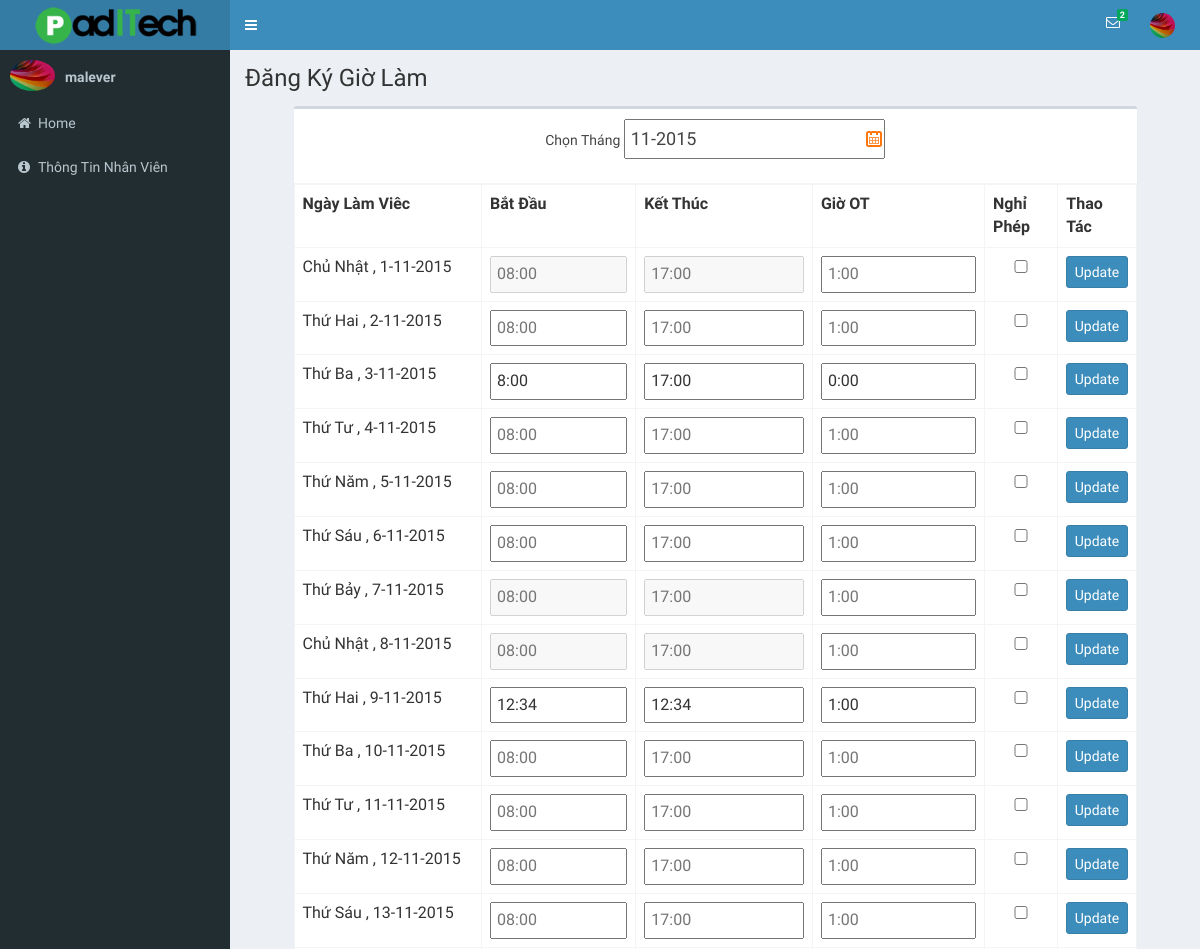
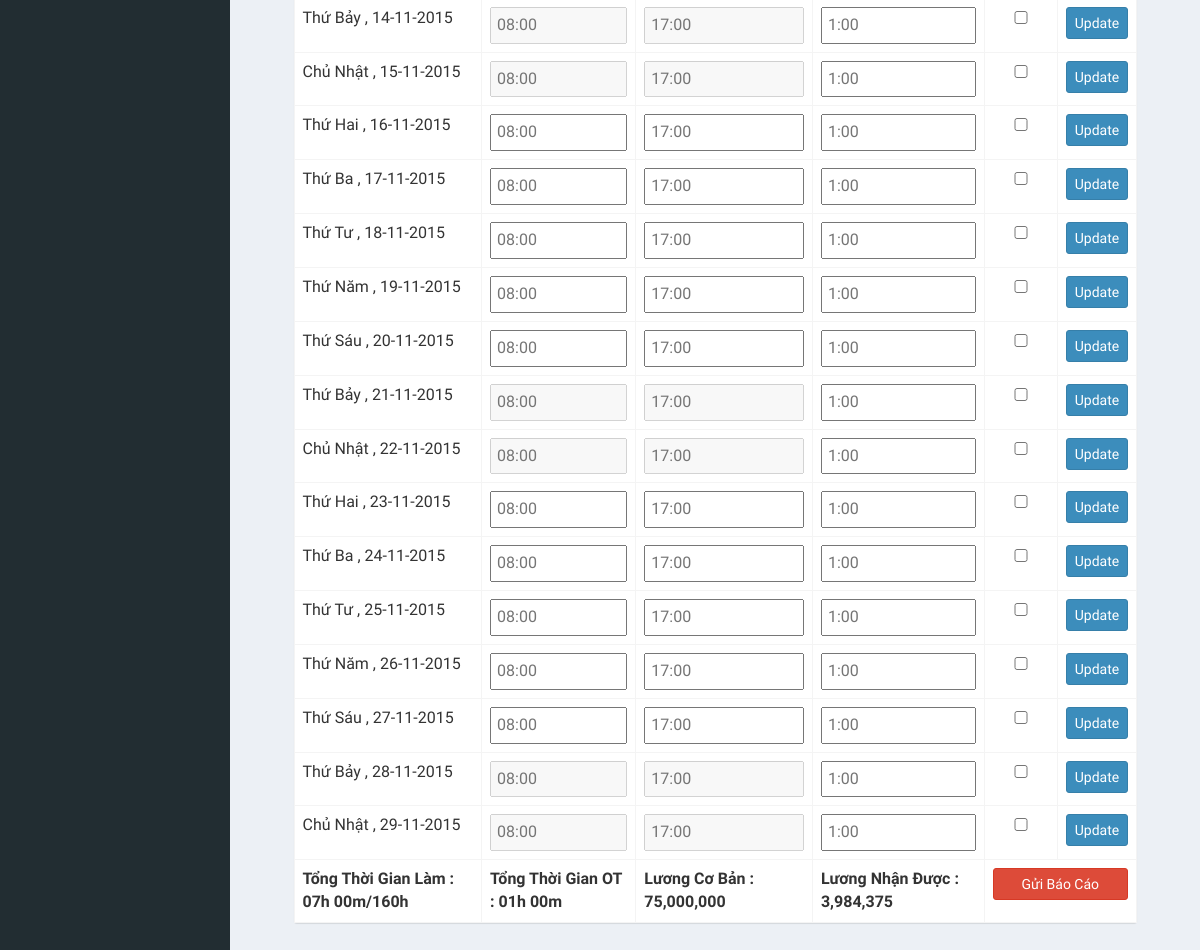
Page / (signed in) on the earlier database version (2 pictures, top to bottom).
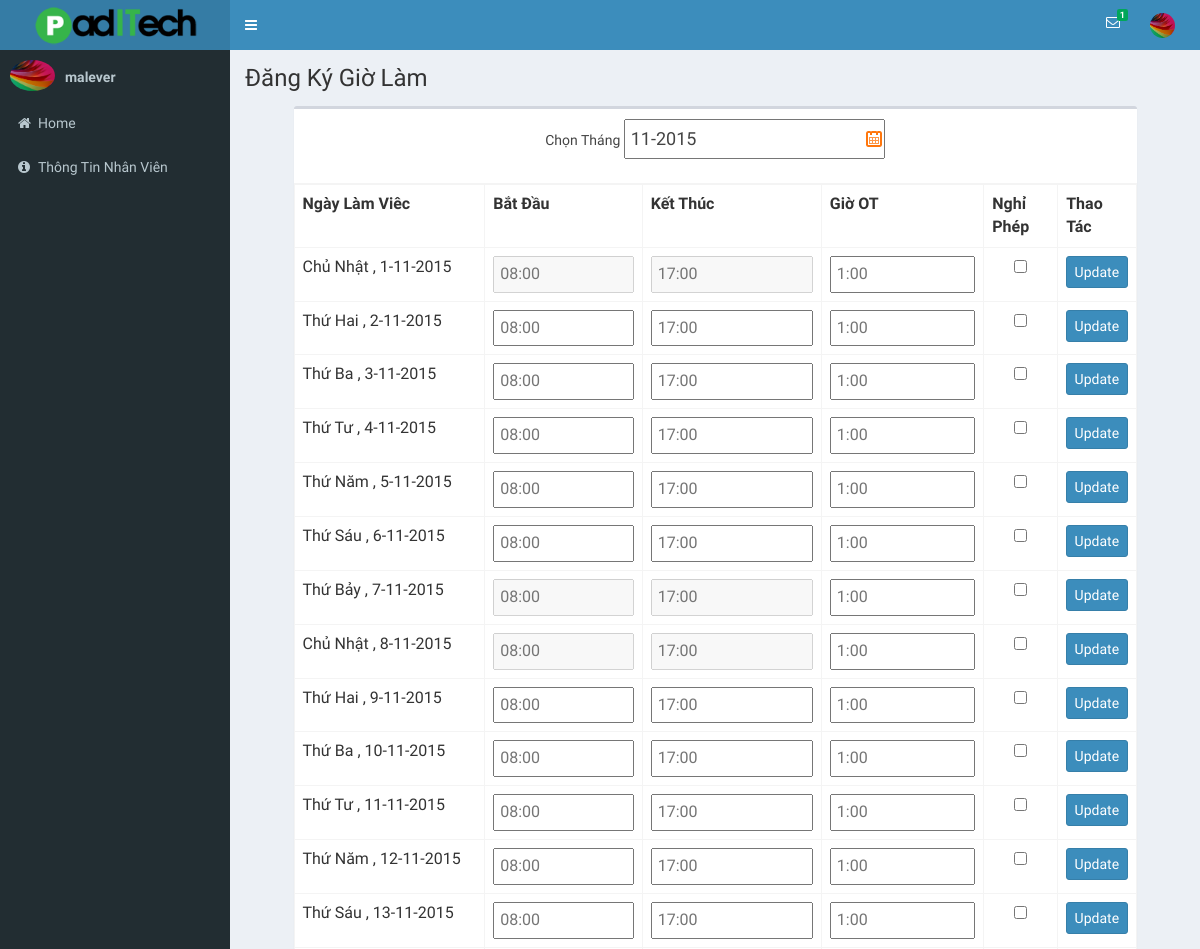
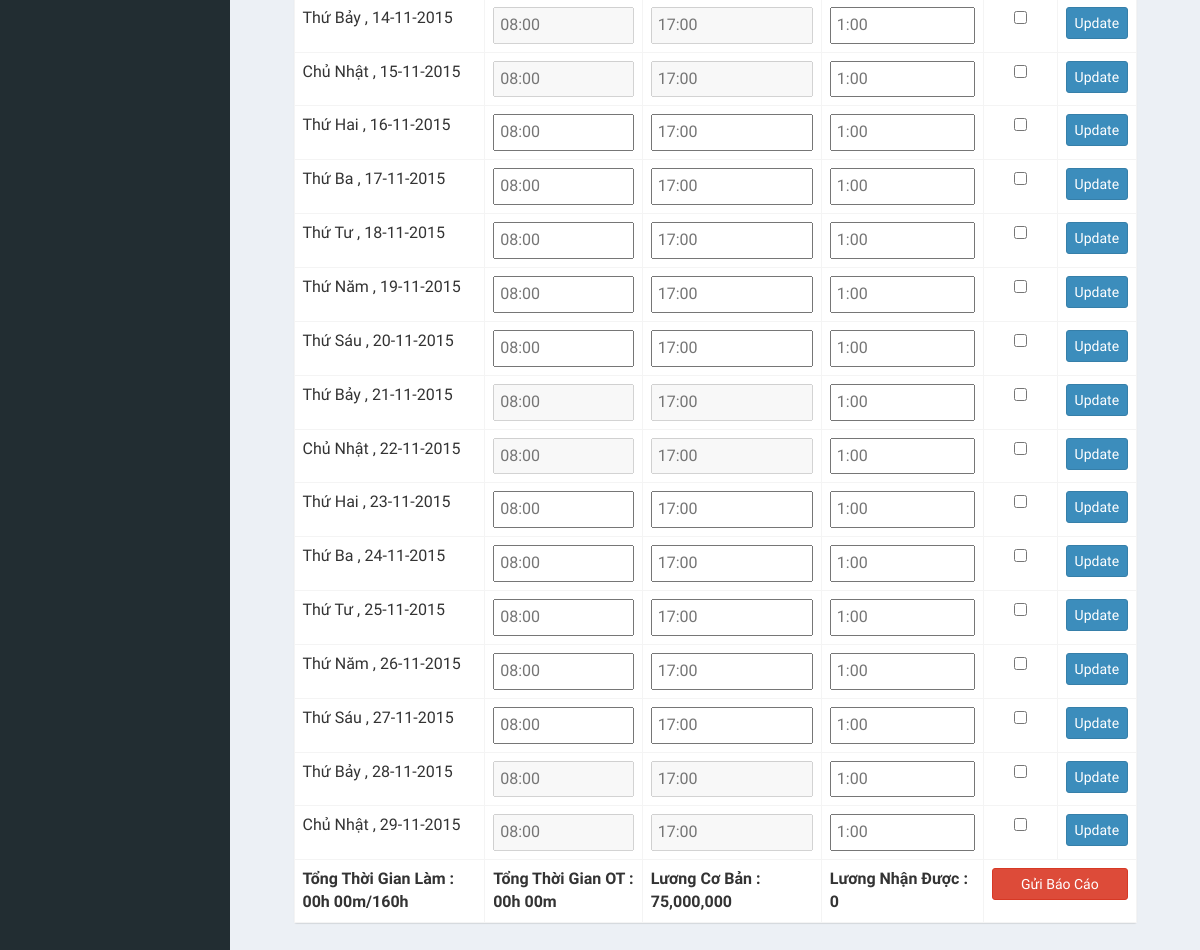
Same page on the later database version (2 pictures, top to bottom).
### tables this page shows
CREATE TABLE IF NOT EXISTS `user` (
  `id` int(11) NOT NULL AUTO_INCREMENT,
  `user_name` varchar(32) NOT NULL,
  `user_pass` varchar(32) NOT NULL,
  `name` varchar(50) NOT NULL,
  `status` tinyint(4) NOT NULL,
  `luong` double NOT NULL,
  `image` varchar(500) NOT NULL,
  PRIMARY KEY (`id`)
);

CREATE TABLE IF NOT EXISTS `staff_time` (
  `id` int(11) NOT NULL AUTO_INCREMENT,
  `user_id` int(11) NOT NULL,
  `time_start` datetime NOT NULL,
  `time_end` datetime NOT NULL,
  `time_OT` time NOT NULL,
  PRIMARY KEY (`id`)
);

### index.php (the view, shortened to what this page needs)
<?php
include("layout/header.php");
$day = date("m-Y", strtotime(date("Y-m-d")));
$endday =  date("t", strtotime(date("Y-m-d")));
$user_id = @$_SESSION['id'];
$output = "";
$total_time  = 0;
$total_ot  = 0;
$time_inmonth  = 0;
$sql1 = "select * from user where id=".$user_id;
$get_user = mysql_query($sql1);
$row2 = mysql_fetch_array($get_user);
?>
<?php
if($user_id != "")
{
?>
<div class="content-wrapper" style="min-height: 916px;">
	<section class="content-header">
	<h1>Đăng Ký Giờ Làm</h1>
	</section>
	<div class="content">
		<div class="box">
			<div class="box-header with-border">
				<form>
					<form action="javascript:void(0)" method="post">
					<div style="text-align:center">Chọn Tháng <input name="dat" id="datepicker1" type="text" value="<?php echo $day;?>"></div>
					</form>
				</form>
			</div>
			<form id="statistical" >
			<?php
			$month_confirm1 = date("Y-m-d", strtotime("01-".$day));
			$output .= '<table class="date_info_table table table-bordered">
					<tr>
						<input type="hidden" value="'.$_SESSION['id'].'" id="user_id" name="user_id">
						<input type="hidden" value="'.$month_confirm1.'" id="month_confirm1" name="month_confirm1">
						<th>Ngày Làm Viêc</th>
						<th>Bắt Đầu</th>
						<th>Kết Thúc</th>
						<th>Giờ OT</th>
						<th>Nghỉ Phép</th>
						<th>Thao Tác</th>
					</tr>';
			for($i = 1; $i <$endday; $i++)
			{
				$startday  =  date("Y-m-d", strtotime($i."-".$day));
				$day_info = explode("-",$i."-".$day);
				$day_info1 = $day_info[0];
				$day_info2 = $day_info[1];
				$day_info3 = $day_info[2];
				$dayname =  date("N", strtotime($i."-".$day));
				if($dayname == 1)
				{
					$thu = "Thứ Hai";
				}
				if($dayname == 2)
				{
					$thu = "Thứ Ba";
				}
				if($dayname == 3)
				{
					$thu = "Thứ Tư";
				}
				if($dayname == 4)
				{
					$thu = "Thứ Năm";
				}
				if($dayname == 5)
				{
					$thu = "Thứ Sáu";
				}
				if($dayname == 6)
				{
					$thu = "Thứ Bảy";
				}
				if($dayname == 7)
				{
					$thu = "Chủ Nhật";
				}
				$sql = "select * from staff_time where time_start like '%".$startday."%' and user_id='".$user_id."'";
				$get_cal = mysql_query($sql);
				$num_rows = @mysql_num_rows($get_cal);
				if($num_rows > 0)
				{
					if($dayname == 6 || $dayname == 7)
					{
						$output .='
						<tr>
							<td>'.$thu." , ".$i."-".$day.'</td>
							<td><input class="timepicker2" disabled="disabled" type="text" placeholder="08:00" id="'.$i."-".$day.'_timestart"></td>
							<td><input class="timepicker2" disabled="disabled" type="text" placeholder="17:00" id="'.$i."-".$day.'_timeend"></td>
							<td><input class="timepicker2" type="text" value="'.date("H:i",strtotime($row['time_OT'])).'" id="'.$i."-".$day.'_timeOT"></td>
							<td><input type="checkbox" id="'.$i."-".$day.'_day_leave"></td>
							<td><input type="button" class="btn btn-primary" value="Update" onclick="return update_time('.$day_info1.",".$day_info2.','.$day_info3.','.$user_id.')"></td>
						</tr>';
						$time =  date("H",strtotime($row['time_OT'])) * 3600;
						$time1 =  date("i",strtotime($row['time_OT'])) * 60;
						$total_ot += $time + $time1;
					}
					else
					{
						$row = mysql_fetch_array($get_cal);
						if($row['is_day_leave'] == 1)
						{
							$output .='
							<tr>
								<td>'.$thu." , ".$i."-".$day.'</td>
								<td><input class="timepicker2" disabled="disabled" type="text" value="'.date("H:i",strtotime($row['time_start'])).'" id="'.$i."-".$day.'_timestart"></td>
								<td><input class="timepicker2" disabled="disabled" type="text" value="'.date("H:i",strtotime($row['time_end'])).'" id="'.$i."-".$day.'_timeend"></td>
								<td><input class="timepicker2" disabled="disabled" type="text" value="'.date("H:i",strtotime($row['time_OT'])).'" id="'.$i."-".$day.'_timeOT"></td>
								<td><input type="checkbox" checked="checked" id="'.$i."-".$day.'_day_leave"></td>
								<td><input type="button" value="Update" class="btn btn-primary"  onclick="return update_time('.$day_info1.",".$day_info2.','.$day_info3.','.$user_id.')"></td>
							</tr>';
						}
						else
						{
							$output .='
							<tr>
								<td>'.$thu." , ".$i."-".$day.'</td>
								<td><input class="timepicker2" type="text" value="'.date("H:i",strtotime($row['time_start'])).'" id="'.$i."-".$day.'_timestart"></td>
								<td><input class="timepicker2" type="text" value="'.date("H:i",strtotime($row['time_end'])).'" id="'.$i."-".$day.'_timeend"></td>
								<td><input class="timepicker2" type="text" value="'.date("H:i",strtotime($row['time_OT'])).'" id="'.$i."-".$day.'_timeOT"></td>
								<td><input type="checkbox" id="'.$i."-".$day.'_day_leave"></td>
								<td><input type="button" value="Update" class="btn btn-primary"  onclick="return update_time('.$day_info1.",".$day_info2.','.$day_info3.','.$user_id.')"></td>
							</tr>';
						}
						if(strtotime($row['time_end']) - strtotime($row['time_start']) - 3600 < 28800)
						{
							$total_time += strtotime($row['time_end']) - strtotime($row['time_start']) - 3600;
						}
						else
						{
							$total_time += 28800;
						}
						$time =  date("H",strtotime($row['time_OT'])) * 3600;
						$time1 =  date("i",strtotime($row['time_OT'])) * 60;
						$total_ot += $time + $time1;
						$time_inmonth += 8;
					}
				}
				else
				{
					if($dayname == 6 || $dayname == 7)
					{
						$output .='
						<tr>
							<td>'.$thu." , ".$i."-".$day.'</td>
							<td><input class="timepicker2" disabled="disabled" type="text" placeholder="08:00" id="'.$i."-".$day.'_timestart"></td>
							<td><input class="timepicker2" disabled="disabled" type="text" placeholder="17:00" id="'.$i."-".$day.'_timeend"></td>
							<td><input class="timepicker2" type="text" placeholder="1:00" id="'.$i."-".$day.'_timeOT"></td>
							<td><input type="checkbox" id="'.$i."-".$day.'_day_leave"></td>
							<td><input type="button" class="btn btn-primary"  value="Update" onclick="return update_time('.$day_info1.",".$day_info2.','.$day_info3.','.$user_id.')"></td>
						</tr>';
					}
					else
					{
						$output .='
						<tr>
							<td>'.$thu." , ".$i."-".$day.'</td>
							<td><input class="timepicker2" type="text" placeholder="08:00" id="'.$i."-".$day.'_timestart"></td>
							<td><input class="timepicker2" type="text" placeholder="17:00" id="'.$i."-".$day.'_timeend"></td>
							<td><input class="timepicker2" type="text" placeholder="1:00" id="'.$i."-".$day.'_timeOT"></td>
							<td><input type="checkbox" id="'.$i."-".$day.'_day_leave"></td>
							<td><input type="button" class="btn btn-primary"  value="Update" onclick="return update_time('.$day_info1.",".$day_info2.','.$day_info3.','.$user_id.')"></td>
						</tr>';
						$time_inmonth += 8;
					}
				}
			}
			$total_time = $total_time/60;
			$total_ot = $total_ot/60;
			$luongtb = $row2['luong']/$time_inmonth;
			$luongot = ($luongtb*1.5)*floor($total_ot/60)+($luongtb*1.5/60)*floor($total_ot%60);
			$luong = $luongtb*floor($total_time/60) + ($luongtb/60)*($total_time%60);
			$confirm_month = date("Y-m", strtotime(date("Y-m-d")));
			$sql3 = "select * from month_confirm where month_accept like '%".$confirm_month."%' and user_id=".$user_id." and (status = 1 or status = 0)";
			$check_confirm = mysql_query($sql3);
			$num_rows_check_confirm = mysql_num_rows($check_confirm);
			if($num_rows_check_confirm > 0)
			{
				$output .='<tr>
					<th>Tổng Thời Gian Làm : '.sprintf("%02dh %02dm", floor($total_time/60), $total_time%60).'/'.$time_inmonth.'h</th>
					<th>Tổng Thời Gian OT : '.sprintf("%02dh %02dm", floor($total_ot/60), $total_ot%60).'</th>
					<th>Lương Cơ Bản : '.substr(number_format(ceil($row2['luong']),2),0,-3).'</th>
					<th><input type="hidden" value="'.ceil($luong+$luongot).'" name="luong_inmonth">Lương Nhận Được : '.substr(number_format(ceil($luong+$luongot),2),0,-3).'</th>
					<th colspan="2"><input disabled="disabled" class="btn btn-danger" type="button" value="Gửi Báo Cáo"></th>
				</tr></table>';
			}
			else
			{
				$output .='<tr>
					<th>Tổng Thời Gian Làm : '.sprintf("%02dh %02dm", floor($total_time/60), $total_time%60).'/'.$time_inmonth.'h</th>
					<th>Tổng Thời Gian OT : '.sprintf("%02dh %02dm", floor($total_ot/60), $total_ot%60).'</th>
					<th>Lương Cơ Bản : '.substr(number_format(ceil($row2['luong']),2),0,-3).'</th>
					<th><input type="hidden" value="'.ceil($luong+$luongot).'" name="luong_inmonth">Lương Nhận Được : '.substr(number_format(ceil($luong+$luongot),2),0,-3).'</th>
					<th colspan="2"><input name="send_confirm" class="btn btn-danger" type="submit" value="Gửi Báo Cáo"></th>
				</tr></table>';
			}
			echo $output;
			?>
			</form>
		</div>
	</div>
</div>
<?php
}
include("layout/footer.php");
?>

### layout/header.php (shortened to what this page needs)
<html>
<head>
<link rel="stylesheet" href="css/bootstrap/css/bootstrap.min.css">
<link rel="stylesheet" href="https://maxcdn.bootstrapcdn.com/font-awesome/4.4.0/css/font-awesome.min.css">
<link rel="stylesheet" href="https://code.ionicframework.com/ionicons/2.0.1/css/ionicons.min.css">
<link rel="stylesheet" href="plugins/jvectormap/jquery-jvectormap-1.2.2.css">
<link rel="stylesheet" href="dist/css/AdminLTE.min.css">
<link rel="stylesheet" href="dist/css/skins/_all-skins.min.css">
<link rel="stylesheet" href="css/style.css">
</head>
<body class="hold-transition skin-blue sidebar-mini">
<div class="wrapper">
<header class="main-header">
	<a href="index.php" class="logo">
	<span class="logo-lg"><img src="logo.png"></span>
	</a>
	<nav class="navbar navbar-static-top" role="navigation">
		<a href="#" class="sidebar-toggle" data-toggle="offcanvas" role="button">
		</a>
		<?php
		if(@$_SESSION['id'] != "")
		{
			$get_username = mysql_query("select * from user where id='".$_SESSION['id']."'");
			$row1 = mysql_fetch_array($get_username);
			$get_noti = mysql_query("select * from month_confirm where user_id='".$_SESSION['id']."' and status != 1 and is_view = 1");
			$get_noti_count = @mysql_num_rows($get_noti);
		?>
			<div class="navbar-custom-menu">
				<ul class="nav navbar-nav">
					<li class="dropdown messages-menu">
						<a href="#" class="dropdown-toggle" data-toggle="dropdown" aria-expanded="false">
							<i class="fa fa-envelope-o"></i>
							<span class="label label-success" id="label-success"><?php echo $get_noti_count; ?></span>
						</a>
					</li>
					<li class="dropdown user user-menu">
						<a href="#" class="dropdown-toggle" data-toggle="dropdown" aria-expanded="false">
						<img src="<?php echo $row1['image'] ?>" class="user-image" alt="User Image">
						</a>
					</li>
				</ul>
			</div>
			<?php
		}
		?>
	</nav>
</header>
<aside class="main-sidebar">
	<section class="sidebar">
		<div class="user-panel">
			<?php
			if(@$_SESSION['id'] != "")
			{
				$get_username = mysql_query("select * from user where id='".$_SESSION['id']."'");
				$row1 = mysql_fetch_array($get_username);
				?>
					<div class="pull-left image">
						<img src="<?php echo $row1['image'] ?>" class="img-circle" alt="User Image">
					</div>
				<?php
				echo "<div class='pull-left info'><p><a class='info' href='info.php'>".$row1['user_name']."</a></p></div>";
			}
			?>
		</div>
		<ul class="sidebar-menu">
					<li class="treeview"><a href="index.php"><i class="fa fa-home"></i><span>Home</span></a></li>
					<li class="treeview"><a href="info.php"><i class="fa fa-info-circle"></i><span>Thông Tin Nhân Viên</span></a></li>
		</ul>
	</section>
</aside>

### layout/footer.php (shortened to what this page needs)
</div>
</body>
<link rel="stylesheet" href="js/public/css/default.css" type="text/css">
</html>

### css/style.css (style rules this page uses)
body { margin:0px; }
a { text-decoration:none; }
#datepicker1 { font-size: 18px; padding: 5px; }
.logo img { width:200px; padding:5px; }
.menu_top,.content { width:90%; max-width:1200px; margin: 0px auto; }
.info,.logout { padding:10px 5px !Important; }
.date_info_table input { padding:5px; width:100%; }

Differences in the rows shown:
removed staff_time: time_start "8:00", time_end "17:00", time_OT "0:00"
removed staff_time: time_start "12:34", time_end "12:34", time_OT "1:00"
computed for user "malever": substr(number_format(ceil($luong+$luongot),2),0,-3) "3,984,375" → "0"
Other differences:
$get_noti_count: "2" → "1"
floor($total_time/60): "07" → "00"
floor($total_ot/60): "01" → "00"
list line gone: "Thứ Ba , 3 - 11-2015 ☐ Update"
new list line: "Thứ Ba , 3 - 11-2015    ☐ Update"
list line gone: "Thứ Hai , 9 - 11-2015 ☐ Update"
new list line: "Thứ Hai , 9 - 11-2015    ☐ Update"
